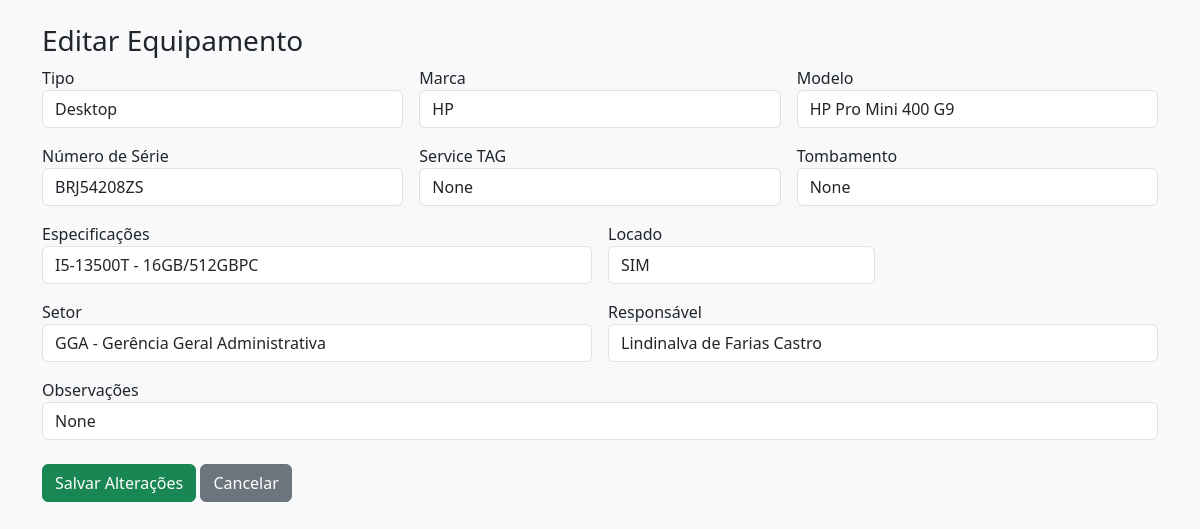
Screenshot of /editar/6 with the database file from the repository.
### tables this page shows
CREATE TABLE equipamentos (
            id INTEGER PRIMARY KEY AUTOINCREMENT,
            tipo TEXT,
            marca TEXT,
            modelo TEXT,
            numero_serie TEXT,
            service_tag TEXT,
            tombamento TEXT,
            especificacoes TEXT,
            locado TEXT,
            setor TEXT,
            responsavel TEXT,
            observacoes TEXT,
            status TEXT DEFAULT 'ATIVO'
        );

### app.py (the view, shortened to what this page needs)
@app.route("/editar/<int:id>", methods=["GET", "POST"])
def editar(id):
    conn = sqlite3.connect(DATABASE)
    conn.row_factory = sqlite3.Row
    cursor = conn.cursor()
    cursor.execute("SELECT * FROM equipamentos WHERE id=?", (id,))
    equipamento = cursor.fetchone()
    conn.close()
    return render_template("editar.html", equipamento=equipamento)

### templates/editar.html (shortened to what this page needs)
<!DOCTYPE html>
<html>
<head>
    <link href="https://cdn.jsdelivr.net/npm/bootstrap@5.3.2/dist/css/bootstrap.min.css" rel="stylesheet">
</head>
<body class="bg-light">
<div class="container mt-4">
    <h3>Editar Equipamento</h3>
    <form method="POST">
        <div class="row g-3">
            <div class="col-md-4">
                <label>Tipo</label>
                <input class="form-control" name="tipo" value="{{ equipamento['tipo'] }}">
            </div>
            <div class="col-md-4">
                <label>Marca</label>
                <input class="form-control" name="marca" value="{{ equipamento['marca'] }}">
            </div>
            <div class="col-md-4">
                <label>Modelo</label>
                <input class="form-control" name="modelo" value="{{ equipamento['modelo'] }}">
            </div>
            <div class="col-md-4">
                <label>Número de Série</label>
                <input class="form-control" name="numero_serie" value="{{ equipamento['numero_serie'] }}">
            </div>
            <div class="col-md-4">
                <label>Service TAG</label>
                <input class="form-control" name="service_tag" value="{{ equipamento['service_tag'] }}">
            </div>
            <div class="col-md-4">
                <label>Tombamento</label>
                <input class="form-control" name="tombamento" value="{{ equipamento['tombamento'] }}">
            </div>
            <div class="col-md-6">
                <label>Especificações</label>
                <input class="form-control" name="especificacoes" value="{{ equipamento['especificacoes'] }}">
            </div>
            <div class="col-md-3">
                <label>Locado</label>
                <select class="form-control" name="locado">
                    <option {% if equipamento['locado']=='SIM' %}selected{% endif %}>SIM</option>
                </select>
            </div>
            <div class="col-md-6">
                <label>Setor</label>
                <input class="form-control" name="setor" value="{{ equipamento['setor'] }}">
            </div>
            <div class="col-md-6">
                <label>Responsável</label>
                <input class="form-control" name="responsavel" value="{{ equipamento['responsavel'] }}">
            </div>
            <div class="col-md-12">
                <label>Observações</label>
                <input class="form-control" name="observacoes" value="{{ equipamento['observacoes'] }}">
            </div>
        </div>
        <br>
        <button class="btn btn-success">Salvar Alterações</button>
        <a href="/equipamentos" class="btn btn-secondary">Cancelar</a>
    </form>
</div>
</body>
</html>

### rows the page displays
equipamentos: tipo "Desktop", marca "HP", modelo "HP Pro Mini 400 G9", numero_serie "BRJ54208ZS", especificacoes "I5-13500T - 16GB/512GBPC", locado "SIM", setor "GGA - Gerência Geral Administrativa", responsavel "Lindinalva de Farias Castro"
